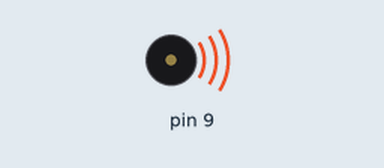
Bench run of a sketch on a simulated Arduino Uno, built with avr-gcc and run on an emulated ATmega328P. On the bench: buzzer (waves = sounding).

Above: at 0.2 s.
At 9.87 s:
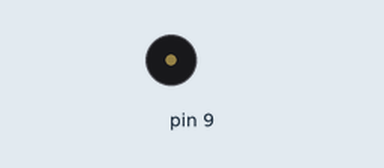
Timing chart, 0 to 10.4 s (numbered marks = the images above):
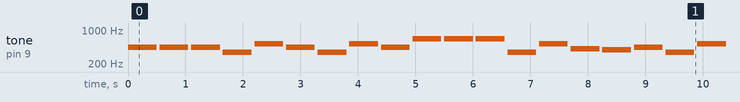

The sketch:

p2p5b2.ino
```cpp
int buzzer = 9;

const int LA = 440;
const int FA = 349;
const int DO = 523;
const int MI = 659;
const int SOL_ = 415;
const int SOL = 392;

int melodia[] = {
  LA, LA, LA,
  FA, DO, LA,
  FA, DO, LA,
  MI, MI, MI,
  FA, DO, SOL_, SOL,
  LA, FA, DO, LA
};

void setup() {
  pinMode(9, OUTPUT);
}

void loop() {
  for (int i=0; i<sizeof(melodia)/sizeof(int); i++) {
    tone(9, melodia[i], 500);
    delay(550);
    noTone(9);
  }
  delay(5000); // espera 5 segundos antes de repetir
}
```

Measured:
- by itself, tone on pin 9: plays 440 Hz for 0.50 s, 440 Hz for 0.50 s, 440 Hz for 0.50 s, 349 Hz for 0.50 s, 523 Hz for 0.50 s, 440 Hz for 0.50 s … (164 notes in this stretch)
